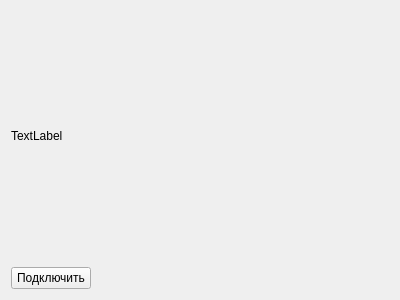
<?xml version="1.0" encoding="UTF-8"?>
<ui version="4.0">
 <class>ClientTab</class>
 <widget class="QWidget" name="ClientTab">
  <property name="geometry">
   <rect>
    <x>0</x>
    <y>0</y>
    <width>400</width>
    <height>300</height>
   </rect>
  </property>
  <property name="windowTitle">
   <string>Form</string>
  </property>
  <layout class="QGridLayout" name="gridLayout">
   <item row="1" column="0" colspan="2">
    <widget class="QPushButton" name="pushButton">
     <property name="text">
      <string>Подключить</string>
     </property>
    </widget>
   </item>
   <item row="1" column="2">
    <spacer name="horizontalSpacer">
     <property name="orientation">
      <enum>Qt::Horizontal</enum>
     </property>
     <property name="sizeHint" stdset="0">
      <size>
       <width>40</width>
       <height>20</height>
      </size>
     </property>
    </spacer>
   </item>
   <item row="0" column="0" colspan="3">
    <widget class="QLabel" name="label">
     <property name="text">
      <string>TextLabel</string>
     </property>
    </widget>
   </item>
  </layout>
 </widget>
 <resources/>
 <connections/>
</ui>
